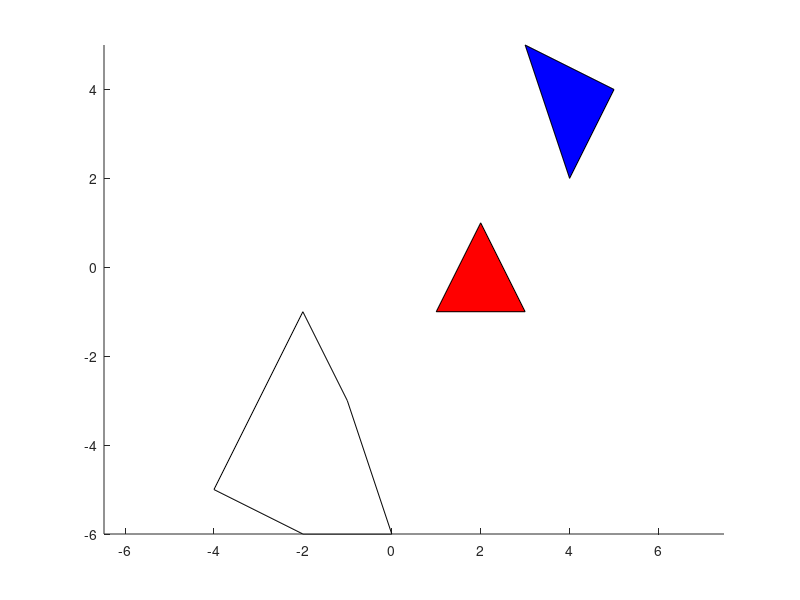

Here is the MATLAB script that generated this plot: (Note: this script raises an error after producing the figure.)
%% 线性规划实现Q+ distance
clear;
clc;
figure(2);
G = [-2,1;
    -3,-1;
    -1,-1];
G = G+[4,0];
% G = [7.0000    7.5000;
%     8.0912    9.1761]
H = [3,5;
    5,4;
    4,2];
% H = [3,5;
%     5,4;];
% H = [6    11;
%      7    11;
%      7    12;
%      6    12]
patch(G(:,1),G(:,2),'r')
meanG = mean(G);
% text(meanG(1),meanG(2),'G');
hold on 
% grid on 
axis equal
patch(H(:,1),H(:,2),'b')
meanH = mean(H);
% text(meanH(1),meanH(2),'H');
Q = [0,-1;
    sqrt(3)/2,1/2;
    -sqrt(3)/2,1/2];
meanQ = mean(Q);
% patch(Q(:,1),Q(:,2),'r');
% text(meanQ(1),meanQ(2),'Q');
[rg,cg]=size(G);
[rh,ch]=size(H);
[rq,cq]=size(Q);
P = ones(rg*rh,2);
for i = 1:rg
    for j = 1:rh
        P((i-1)*rh+j,:) = G(i,:)-H(j,:);
    end
end
K = convhull(P(:,1),P(:,2));
meanP = mean(P);
patch(P(K,1),P(K,2),'w');
% text(meanP(1),meanP(2),'G-H');
row1 = [G',-H', -Q'];
row2 = [ones(1,rg),zeros(1,length(row1)-rg)];
row3 = [zeros(1,rg),ones(1,rh),zeros(1,length(row1)-rg-rh)];
Aeq = [row1;
    row2;
    row3];
beq = [zeros(2,1);1;1];
f = [zeros(1,rg+rh),ones(1,rq)];
lb = zeros(size(f));
[x,fval] = linprog(f,[],[],Aeq,beq,lb,[]);
fval
newQ = fval*Q;
newQ = [newQ;newQ(1,:)]


for i = 1:3
plot([newQ(i,1),newQ(i+1,1)],[newQ(i,2),newQ(i+1,2)],'r-');
end
meanQ = mean(newQ);
% text(meanQ(1),meanQ(2),'newQ');


function p=createSimplyPoly(p)
    cen=mean(p);
    ang=atan2(p(:,1)-cen(1),p(:,2)-cen(2)); %每个点到坐标中心极角

    p=[p,ang];
    p=sortrows(p,3);    %按极角排序

    p=p(:,1:2);
end